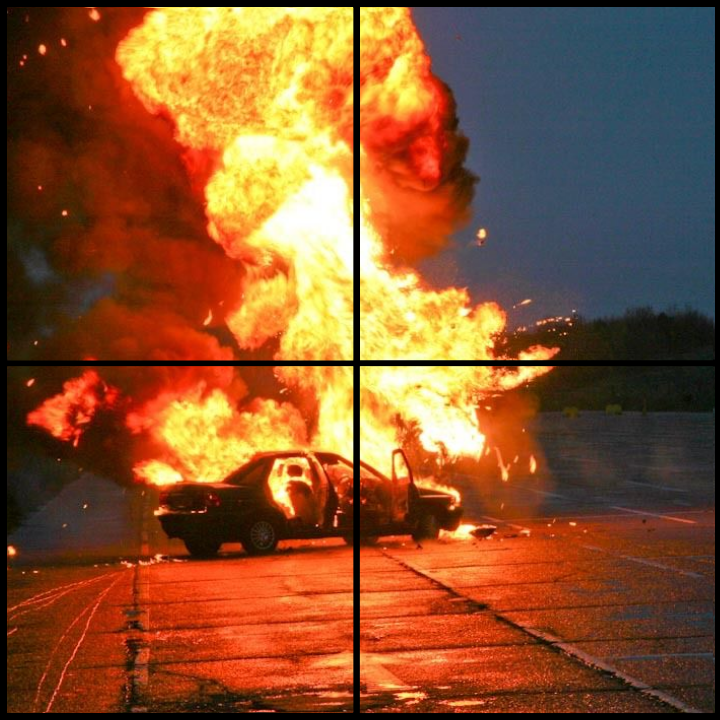
#> input picture Assets/Meledak.png, 720 x 720 px, found by its file name
$ jupyter execute --allow-errors JurnalFix_NazrilHidayat.ipynb
#> lines starting #> are read from the running program, lines starting #| are printed output that depends on the picture
[cell 1]
from matplotlib.pylab import plt
import numpy as np
import cv2

### Import Library
import library numpy untuk array, matplotlib untuk menyimpan gambar dan menampilkan, cv2 untuk membuat grayscale

### MENAMPILKAN GAMBAR AWAL
Membaca gambar dengan plt.imread kemudian disimpan di variabel meledak. Tampilkan gambar dengan plt.imshow disertai parameter cmap = 'gray'

[cell 2]
meledak = plt.imread('Assets/meledak.png')
#> meledak is the input picture: shape (720, 720, 3) float32; mean R, G, B 0.539, 0.327, 0.182
plt.imshow(meledak)

### POTONG GAMBAR
Hasil cropping di simpan dalam variabel.
[5:360, 5:350] artinya ambil baris ke-5 sampai 360 dan kolom ke-5 sampai 350.
Ini berarti gambar hasil hanya akan berisi gambar dari rentang baris yang telah dipilih, membuang baris dan kolom diluar yang dipilih

[cell 3]
citra1 = meledak [5:360, 5:350, :]
plt.subplot(2, 2, 1)
plt.imshow(citra1)

citra2 = meledak [5:360, 365:700, :]
plt.subplot(2, 2, 2)
plt.imshow(citra2)

citra3 = meledak [370:710, 5:350, :]
plt.subplot(2, 2, 3)
plt.imshow(citra3)

citra4 = meledak [370:710, 365:700, :]
plt.subplot(2, 2, 4)
plt.imshow(citra4)
plt.show()

[cell 4]
# Tipe b: penyatuan sumbu horizontal (ke samping)
def fungsi_dua_b(citra_1, citra_2):
    c1, c2 = np.array(citra_1), np.array(citra_2)
    tinggi = max(c1.shape[0], c2.shape[0])
    lebar = c1.shape[1] + c2.shape[1]

    if len(c1.shape) == 3:
        hasil = np.zeros((tinggi, lebar, c1.shape[2]), dtype=c1.dtype)
    else:
        hasil = np.zeros((tinggi, lebar), dtype=c1.dtype)

    hasil[0:c1.shape[0], 0:c1.shape[1]] = c1
    hasil[0:c2.shape[0], c1.shape[1]:] = c2
    return hasil

# Tipe c: penyatuan sumbu vertikal (atas-bawah)
def fungsi_dua_c(citra_1, citra_2):
    c1, c2 = np.array(citra_1), np.array(citra_2)
    tinggi = c1.shape[0] + c2.shape[0]
    lebar = max(c1.shape[1], c2.shape[1])

    if len(c1.shape) == 3:
        hasil = np.zeros((tinggi, lebar, c1.shape[2]), dtype=c1.dtype)
    else:
        hasil = np.zeros((tinggi, lebar), dtype=c1.dtype)

    hasil[0:c1.shape[0], 0:c1.shape[1]] = c1
#> hasil: shape (695, 680, 3) float32
    hasil[c1.shape[0]:, 0:c2.shape[1]] = c2
    return hasil

### MERGE
Fungsi fungsi_dua_b dan fungsi_dua_c digunakan untuk menggabungkan dua citra menggunakan NumPy, di mana fungsi_dua_b menyatukan citra secara horizontal (ke samping) dengan menjumlahkan lebar keduanya, sedangkan fungsi_dua_c menyatukan citra secara vertikal (atas-bawah) dengan menjumlahkan tingginya. Kedua fungsi ini bekerja dengan membuat kanvas kosong (np.zeros) yang dimensinya disesuaikan dengan ukuran maksimal dan total citra input, lalu menggunakan teknik slicing array untuk menempatkan data pixel citra pertama dan kedua ke posisi yang tepat tanpa mengubah format warna maupun tipe data aslinya.

### Menampilkan Gambar yang Sudah di Merge Secara Horizontal dan Vertikal

[cell 5]
merger1 = fungsi_dua_b (citra1, citra2)
merger2 = fungsi_dua_b (citra3, citra4)
mergered = fungsi_dua_c (merger1, merger2)

plt.imshow(mergered)
plt.axis('off')

plt.show()

[cell 6]
def ekualisasi_histogram(citra):
    if citra.dtype != np.uint8:
        if citra.max() <= 1.0:
            citra = (citra * 255).astype(np.uint8)
        else:
            citra = citra.astype(np.uint8)

    panjang, lebar = citra.shape

    histogram = np.zeros(256, dtype=int)
    for i in range(panjang):
        for j in range(lebar):
            nilai = citra[i, j]
            histogram[nilai] += 1
#> after the loop, histogram = 256 values, max 12266 at index 82, min 0 at index 1, mean 1846.1

    cdf = np.zeros(256, dtype=int)
    akumulasi = 0
    for i in range(256):
        akumulasi += histogram[i]
        cdf[i] = akumulasi
#> this loop made 256 passes
#> akumulasi on passes 1 to 3: 2746, 2746, 2746
#> after the loop, akumulasi = 472600; cdf = 256 values from 2746 to 472600

    cdf_min = cdf[cdf > 0].min() if np.any(cdf > 0) else 0
#> cdf_min = 2746
    denominator = (panjang * lebar) - cdf_min
#> denominator = 469854

    if denominator == 0:
        cdf_norm = cdf
    else:
        cdf_norm = np.round((cdf - cdf_min) / denominator * 255).astype(np.uint8)
#> cdf_norm = 256 values from 0 to 255

    hasil = np.zeros_like(citra, dtype=np.uint8)
    for i in range(panjang):
        for j in range(lebar):
            val = citra[i, j]
            hasil[i, j] = cdf_norm[val]
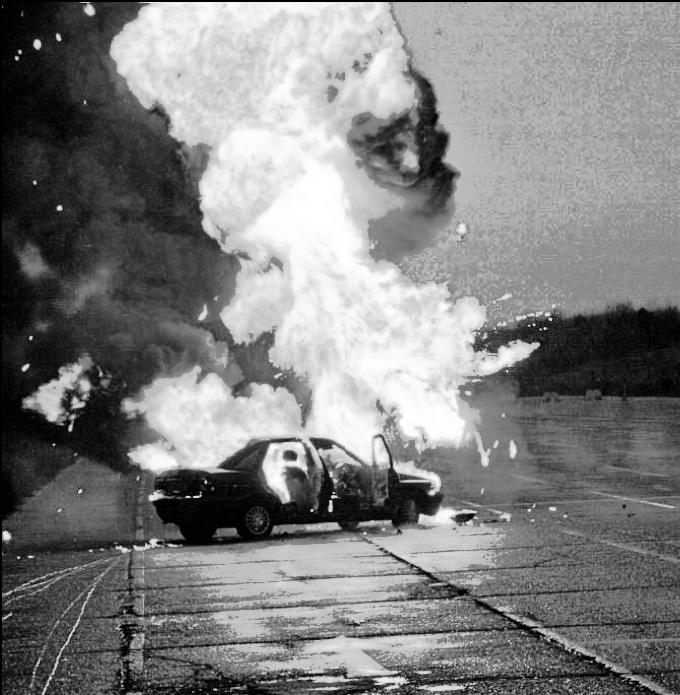
#> hasil: shape (695, 680); min 0, max 255, mean 127.9

    return hasil

### EKUALISASI HISTOGRAM
Fungsi ekualisasi_histogram ini bertujuan untuk meningkatkan kontras citra dengan meratakan distribusi intensitas piksel melalui perhitungan Cumulative Distribution Function (CDF). Proses diawali dengan memastikan citra bertipe uint8, kemudian menghitung histogram frekuensi tiap nilai piksel dan mengakumulasikannya menjadi nilai CDF. Selanjutnya, nilai CDF dinormalisasi menggunakan rumus standar ekualisasi agar tersebar merata dalam rentang 0–255, dan akhirnya nilai piksel asli dipetakan kembali ke nilai hasil normalisasi tersebut untuk menghasilkan citra dengan detail yang lebih jelas.

### Menampilkan Gambar Hasil Ekualisasi

[cell 7]
if len(mergered.shape) == 3:
    equal = cv2.cvtColor(mergered, cv2.COLOR_BGR2GRAY)

equal = ekualisasi_histogram(equal)

plt.subplot(1, 2, 1)
plt.imshow(equal, cmap='gray')
plt.axis('off')

plt.tight_layout()
plt.show()

[cell 8]
def buat_hist(citra):
    histogram = [0] * 256

    height = len(citra)
#> height = 695
    width = len(citra[0]) if height > 0 else 0
#> width = 680
    for i in range(height):
        for j in range(width):
            val = int(citra[i][j])
            histogram[val] += 1
#> after the loop, histogram = 256 values from 0 to 0

    return histogram
def plot_histogram(histogram, title, ImgColor):
    plt.figure(figsize=(10, 5))
    plt.xlabel("Intensitas Piksel")
    plt.title(title)
    plt.ylabel("Jumlah Piksel")
    plt.bar(range(256), histogram, color=ImgColor, width=0.8)
    plt.show()

### HISTIGRAM
Fungsi buat_hist dan plot_histogram digunakan untuk menghitung serta memvisualisasikan sebaran frekuensi nilai piksel pada suatu citra. Fungsi buat_hist bekerja dengan menelusuri setiap koordinat piksel untuk menghitung kemunculan nilai intensitas (0–255) yang kemudian disimpan ke dalam sebuah daftar (list), sedangkan fungsi plot_histogram menggunakan pustaka Matplotlib untuk menampilkan data tersebut dalam bentuk diagram batang (bar chart) dengan kustomisasi judul, label sumbu, serta warna sesuai dengan parameter yang diberikan.

### Menampilkan Histogram

[cell 9]
data_awal = mergered.copy()
if data_awal.max() <= 1.0:
    data_awal = (data_awal * 255).astype(np.uint8)
else:
    data_awal = data_awal.astype(np.uint8)

data_akhir = equal.astype(np.uint8)

#> (the rest of this cell did not finish here and is left out)

### Menampilkan gambar windut dan bunga

[cell 10]
windut = plt.imread('Assets/Windut.png')
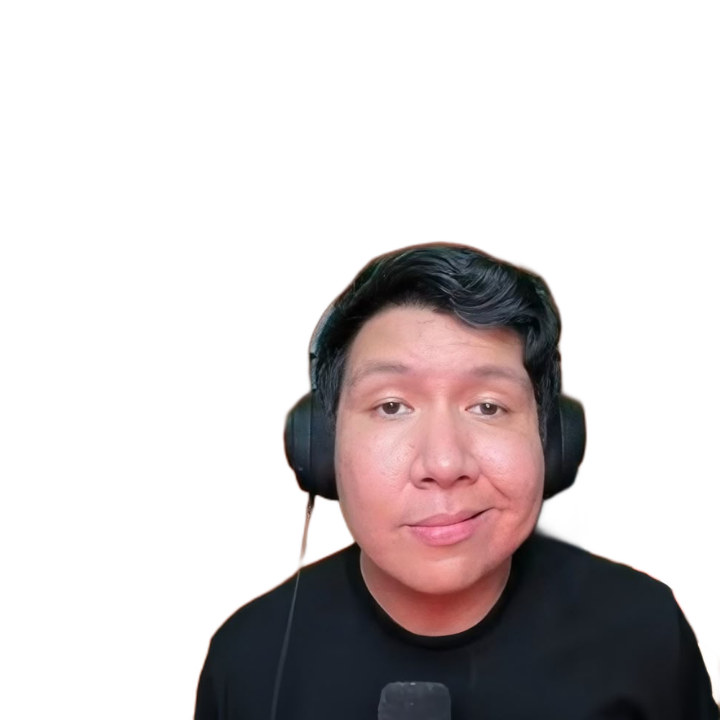
#> input picture Assets/Windut.png, 720 x 720 px
#> windut is the input picture: shape (720, 720, 3) float32; mean R, G, B 0.818, 0.794, 0.797
windut = cv2.cvtColor(windut, cv2.COLOR_BGR2GRAY)
#> windut: shape (720, 720) float32

bunga = plt.imread('Assets/Bunga.png')
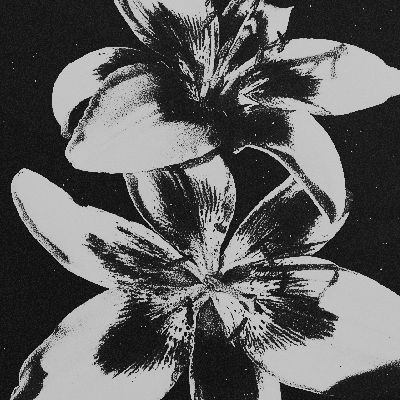
#> input picture Assets/Bunga.png, 400 x 400 px
#> bunga is the input picture: shape (400, 400, 3) float32; min 0, max 0.894, mean 0.374

plt.subplot(2, 2, 1)
plt.imshow(windut, cmap = 'gray')
plt.axis('off')

plt.subplot(2, 2, 2)
plt.imshow(bunga, cmap = 'gray')

[cell 11]
def spesifikasi_histogram(citra_asal, citra_target):

    if citra_asal.max() <= 1.0 and citra_asal.dtype != np.uint8:
        citra_asal = (citra_asal * 255).astype(np.uint8)
    else:
        citra_asal = citra_asal.astype(np.uint8)

    if citra_target.max() <= 1.0 and citra_target.dtype != np.uint8:
        citra_target = (citra_target * 255).astype(np.uint8)
    else:
        citra_target = citra_target.astype(np.uint8)

    hist_asal = np.zeros(256, dtype=int)
    for i in range(citra_asal.shape[0]):
        for j in range(citra_asal.shape[1]):
            hist_asal[citra_asal[i, j]] += 1

    hist_target = np.zeros(256, dtype=int)
    for i in range(citra_target.shape[0]):
        for j in range(citra_target.shape[1]):
            hist_target[citra_target[i, j]] += 1

    cdf_asal = np.zeros(256, dtype=float)
    cdf_target = np.zeros(256, dtype=float)
    cdf_asal[0] = hist_asal[0]
    cdf_target[0] = hist_target[0]

    for k in range(1, 256):
        cdf_asal[k] = cdf_asal[k-1] + hist_asal[k]
        cdf_target[k] = cdf_target[k-1] + hist_target[k]

    cdf_asal = cdf_asal / cdf_asal[-1]
    cdf_target = cdf_target / cdf_target[-1]

    map_hist = np.zeros(256, dtype=np.uint8)
    for i in range(256):
        selisih = np.abs(cdf_asal[i] - cdf_target)
        j_terdekat = np.argmin(selisih)
        map_hist[i] = j_terdekat

    height, width = citra_asal.shape
    hasil = np.zeros((height, width), dtype=np.uint8)
    for i in range(height):
        for j in range(width):
            hasil[i, j] = map_hist[citra_asal[i, j]]
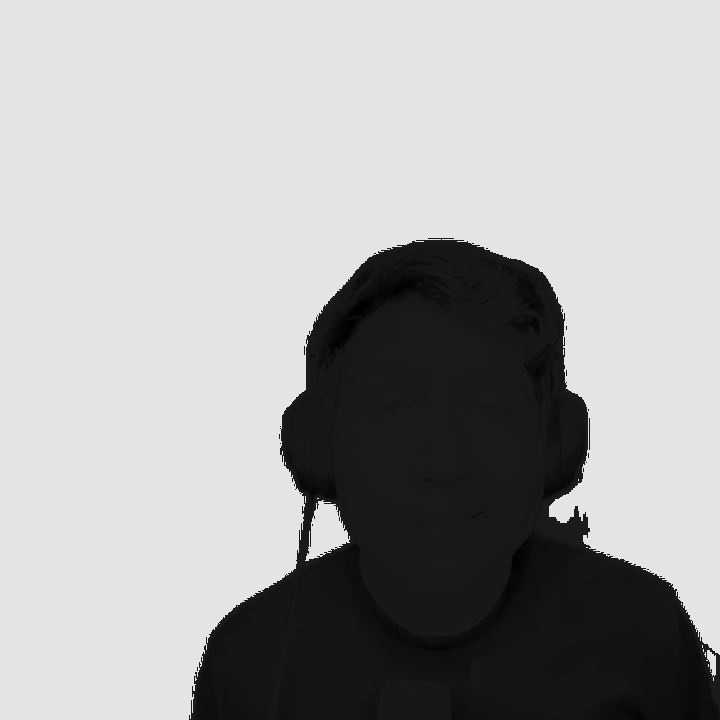
#> hasil: shape (720, 720); min 0, max 228, mean 165.8

    return hasil

### SPESIFIKASI HISTOGRAM
Fungsi spesifikasi_histogram bertujuan untuk mengubah distribusi warna citra asal agar mengikuti pola distribusi citra target melalui teknik histogram matching. Proses dimulai dengan normalisasi kedua citra ke tipe uint8, dilanjutkan dengan perhitungan histogram serta nilai akumulasi Cumulative Distribution Function (CDF) yang telah dinormalisasi untuk masing-masing citra. Inti dari fungsi ini adalah pembuatan tabel pemetaan (mapping table) yang mencari nilai intensitas terdekat antara CDF asal dan CDF target, kemudian setiap piksel pada citra asal dipetakan ulang menggunakan tabel tersebut sehingga menghasilkan citra baru yang memiliki karakteristik visual atau kontras serupa dengan citra target.

### Menampilkan Hasil Spesifikasi

[cell 12]
windut_spesifikasi = spesifikasi_histogram(windut, bunga)

plt.imshow(windut_spesifikasi, cmap='gray')
plt.show()

### Menampilkan Histogram Hasil Spesifikasi

[cell 13]
hist_data = buat_hist(windut_spesifikasi)
#> hist_data = 256 values, max 362624 at index 228, min 0 at index 2, mean 2025

plot_histogram(hist_data, "Histogram Windut Spesifikasi", "red")

[cell 14]
# [29 lines left out: function merge_image, not called in this run]

### MERGE
Fungsi merge_image digunakan untuk menggabungkan dua citra menjadi satu kanvas baru dengan pilihan orientasi horizontal ('H') atau vertikal, di mana fungsi ini secara otomatis menghitung dimensi total yang diperlukan dan menyiapkan wadah kosong (np.zeros) yang mendukung format grayscale maupun berwarna. Proses penyatuan dilakukan dengan menempatkan citra pertama pada titik awal koordinat, kemudian menempelkan citra kedua tepat di samping atau di bawah citra pertama menggunakan teknik slicing array, sehingga menghasilkan satu citra gabungan yang tetap mempertahankan tipe data asli dari citra inputnya.

### Menampilkan hasil

[cell 15]
background = equal.astype(np.uint8)
siluet = windut_spesifikasi.astype(np.uint8)

h = min(background.shape[0], siluet.shape[0])
w = min(background.shape[1], siluet.shape[1])

background_crop = background[:h, :w]
siluet_crop = siluet[:h, :w]

hasil = np.zeros_like(background_crop, dtype=np.uint8)

for i in range(h):
    for j in range(w):
        if siluet_crop[i, j] < 128:
            hasil[i, j] = siluet_crop[i, j]
        else:
            hasil[i, j] = background_crop[i, j]
#> hasil: shape (695, 680)

plt.figure(figsize=(15, 5))

plt.subplot(1, 1, 1)
plt.imshow(hasil, cmap='gray')
plt.axis('off')

plt.tight_layout()
plt.show()

### Menampilkan Hasil Penggabungan 2 Citra

[cell 16]
windut_asli = cv2.imread('Assets/Windut.png', 0)

bg = equal.astype(np.uint8)
mask = windut_spesifikasi.astype(np.uint8)

h = min(bg.shape[0], mask.shape[0], windut_asli.shape[0])
w = min(bg.shape[1], mask.shape[1], windut_asli.shape[1])

bg_c = bg[:h, :w]
mask_c = mask[:h, :w]
wajah_c = windut_asli[:h, :w]

hasil_final = np.zeros_like(bg_c)
for i in range(h):
    for j in range(w):
        if mask_c[i, j] < 128:
            hasil_final[i, j] = wajah_c[i, j]
        else:
            hasil_final[i, j] = bg_c[i, j]

plt.imshow(hasil_final, cmap='gray')
plt.axis('off')
plt.show()

### Menampilkan Hasil Spesifikasi

[cell 17]
langit_img = cv2.imread('Assets/Langit.png')
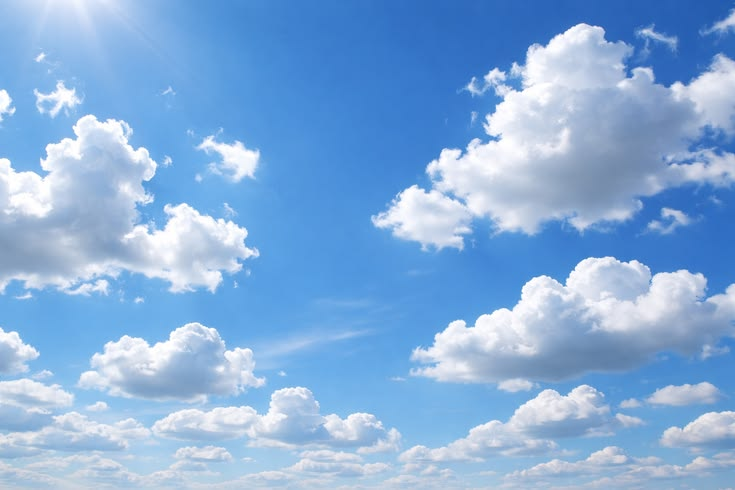
#> input picture Assets/Langit.png, 735 x 490 px
#> langit_img is the input picture: shape (490, 735, 3); mean B, G, R 219.7, 174.7, 134.4
langit_gray = cv2.cvtColor(langit_img, cv2.COLOR_BGR2GRAY)

def histogram_specification(source, reference):
    s_values, bin_idx, s_counts = np.unique(source.ravel(), return_inverse=True, return_counts=True)
#> s_values = 256 values from 0 to 255; s_counts = 256 values, max 11939 at index 32, min 157 at index 95, mean 1846.1
    s_quantiles = np.cumsum(s_counts).astype(np.float64)
#> s_quantiles = 256 values from 3526 to 472600
    s_quantiles /= s_quantiles[-1]
#> s_quantiles = 256 values from 0.00746 to 1

    r_values, r_counts = np.unique(reference.ravel(), return_counts=True)
#> r_values = 177 values from 78 to 255; r_counts = 177 values, max 5419 at index 84, min 1 at index 0, mean 2034.7
    r_quantiles = np.cumsum(r_counts).astype(np.float64)
#> r_quantiles = 177 values from 1 to 360150
    r_quantiles /= r_quantiles[-1]
#> r_quantiles = 177 values from 2.78e-06 to 1

    interp_values = np.interp(s_quantiles, r_quantiles, r_values)
#> interp_values = 256 values from 90.11 to 255
    return interp_values[bin_idx].reshape(source.shape).astype(np.uint8)

final_ganteng = histogram_specification(hasil_final, langit_gray)

plt.subplot(1, 1, 1)
plt.imshow(final_ganteng, cmap='gray')
plt.axis('off')

plt.show()

### Menampilkan Histogram Hasil Spesifikasi

[cell 18]
hist_data = buat_hist(final_ganteng)
#> hist_data = 256 values, max 13940 at index 193, min 0 at index 0, mean 1846.1

plot_histogram(hist_data, "Histogram Windut Spesifikasi", "red")

[cell 19]
meledak = plt.imread('Assets/meledak_biru.png')
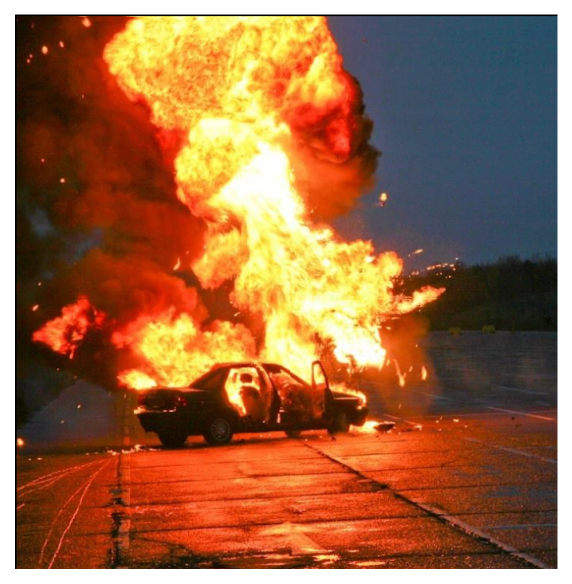
#> input picture Assets/meledak_biru.png, 1144 x 1168 px (shown at 1/2 size)
#> meledak is the input picture: shape (1168, 1144, 4) float32; mean R, G, B, A 0.611, 0.407, 0.268, 1
windut = plt.imread('Assets/Windut.png')

print(meledak.shape)
#| (1168, 1144, 4)
print(windut.shape)
#| (720, 720, 3)

[cell 20]
import cv2
import matplotlib.pyplot as plt

# Baca gambar
img1 = mergered
img2 = cv2.imread('Assets/Windut.png')
img3 = windut_spesifikasi

# Ambil ukuran gambar pertama
tinggi = img1.shape[0]
lebar = img1.shape[1]

# Resize gambar kedua mengikuti gambar pertama
img2 = cv2.resize(img2, (lebar, tinggi))
#> img2: shape (695, 680, 3)

# Tampilkan
plt.figure(figsize=(10,5))

plt.subplot(1,3,1)
plt.imshow(cv2.cvtColor(img1, cv2.COLOR_BGR2RGB))
plt.title("Background")

plt.subplot(1,3,2)
plt.imshow(cv2.cvtColor(img2, cv2.COLOR_BGR2RGB))
plt.title("Windut Resize")

plt.subplot(1,3,3)
plt.imshow(cv2.cvtColor(img3, cv2.COLOR_BGR2RGB))
plt.title("Windut Resize")

plt.show()

[cell 21]
tinggi = min(meledak.shape[0], windut.shape[0])
lebar = min(meledak.shape[1], windut.shape[1])

background_crop = meledak[:tinggi, :lebar].copy()
windut_crop = windut[:tinggi, :lebar].copy()
windut_gray = cv2.cvtColor(windut_crop, cv2.COLOR_BGR2GRAY)

if windut_gray.max() <= 1.0:
    thresh_val = 0.9
else:
    thresh_val = 240

_, mask = cv2.threshold(windut_gray, thresh_val, 255, cv2.THRESH_BINARY_INV)

mask_binary = (mask > 0).astype(np.uint8)

plt.imshow(mask * 255, cmap='gray')
plt.title("Mask")
plt.axis("off")

[cell 22]
import cv2
import numpy as np
import matplotlib.pyplot as plt

# Diasumsikan img1 dan img2 sudah memiliki ukuran yang sama dari proses sebelumnya
# img1 = background (meledak_biru), img2 = objek (Windut)

# 1. Ubah Windut ke Grayscale untuk proses masking
img2_gray = cv2.cvtColor(img2, cv2.COLOR_RGB2GRAY)

# 2. Tentukan nilai threshold berdasarkan skala pixel (0.0-1.0 atau 0-255)
if img2_gray.max() <= 1.0:
    thresh_val = 0.9
else:
    thresh_val = 240

# 3. Buat Masker
_, mask = cv2.threshold(img2_gray, thresh_val, 255, cv2.THRESH_BINARY_INV)
mask_binary = (mask > 0).astype(np.uint8)

# 4. Gabungkan Gambar menggunakan Masker
# Copy background sebagai dasar
hasil_warna = img1.copy()

# Tempelkan pixel img2 ke img1 hanya pada area masker
hasil_warna[mask_binary == 1] = img2[mask_binary == 1]

# 5. Tampilkan Hasil Akhir
plt.figure(figsize=(6, 6))

# Cek dimensi untuk menampilkan warna dengan benar
if len(hasil_warna.shape) == 3:
    plt.imshow(hasil_warna) # Langsung tampilkan jika sudah RGB
else:
    plt.imshow(hasil_warna)

plt.title("Windut Cipularang")
plt.axis("off")
plt.show()
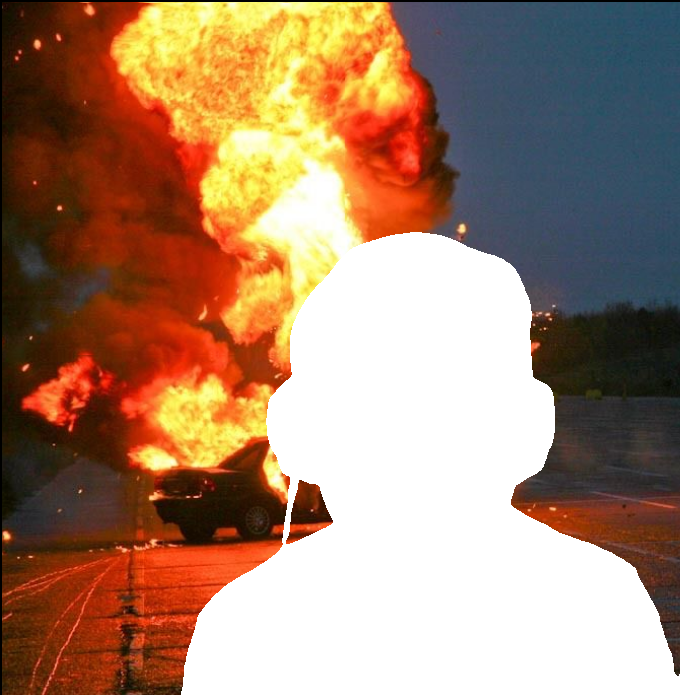
#> shown: shape (695, 680, 3) float32; mean R, G, B 0.651, 0.519, 0.426

[cell 23]
def tumpuk_depan_color(citra_hitam, citra_asli_color, citra_belakang_color):
    hasil = np.zeros((citra_belakang_color.shape[0],
                      citra_belakang_color.shape[1], 3), dtype=np.uint8)

    for i in range(citra_hitam.shape[0]):
        for j in range(citra_hitam.shape[1]):
            if citra_hitam[i, j] < 50:   # area hitam → wajah berwarna
                hasil[i, j] = citra_asli_color[i, j]
            else:                         # area putih → ledakan berwarna
                hasil[i, j] = citra_belakang_color[i, j]

    return hasil

#> (the rest of this cell did not finish here and is left out)
